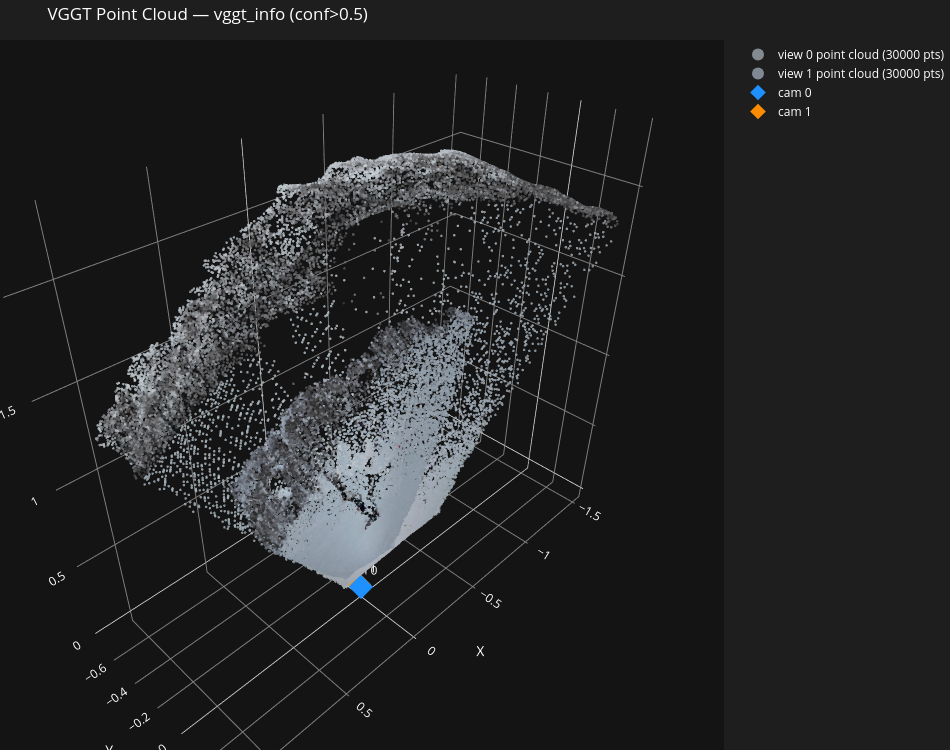

The cell this chart's notebook holds for it:
### Code cell
# ---------- VGGT Point Cloud 可视化 ----------
# world_points: (2, H, W, 3) — 两个视角在 VGGT world 坐标系下的点云
# world_points_conf: (2, H, W) — 置信度，用于过滤噪点
# images: (2, 3, H, W) — RGB 图像，用于点云着色

import numpy as np
import plotly.graph_objects as go

# ---- 参数 ----
conf_threshold = 0.5          # 置信度阈值（0~1），越高点越少但越干净
max_points_per_view = 30000   # 每个视角最多显示多少点（随机采样，避免卡顿）
point_size = 1.5              # 点大小
rng_seed = 42                 # 固定随机种子，便于复现采样结果

rng = np.random.default_rng(rng_seed)

d = vggt_info
world_pts = d["world_points"]        # (2, H, W, 3)
world_conf = d["world_points_conf"]  # (2, H, W)
images = d["images"]                 # (2, 3, H, W), float32 in [0,1]

assert world_pts.ndim == 4 and world_pts.shape[-1] == 3, f"world_points shape 异常: {world_pts.shape}"
assert world_conf.shape == world_pts.shape[:3], f"world_points_conf shape 异常: {world_conf.shape}"
assert images.shape[0] == world_pts.shape[0] and images.shape[1] == 3, f"images shape 异常: {images.shape}"

fig_pc = go.Figure()
view_colors_fallback = ["dodgerblue", "darkorange"]

for v in range(world_pts.shape[0]):
    pts_v = world_pts[v]      # (H, W, 3)
    conf_v = world_conf[v]    # (H, W)
    img_v = images[v]         # (3, H, W)

    # 展平
    H, W = conf_v.shape
    pts_flat = pts_v.reshape(-1, 3)
    conf_flat = conf_v.reshape(-1)

    # 颜色: 转为 (H*W, 3) RGB [0,255]
    rgb_flat = (img_v.transpose(1, 2, 0).reshape(-1, 3) * 255).clip(0, 255).astype(np.uint8)

    # 置信度过滤
    mask = conf_flat > conf_threshold
    pts_ok = pts_flat[mask]
    rgb_ok = rgb_flat[mask]

    # 随机降采样
    if len(pts_ok) > max_points_per_view:
        idx = rng.choice(len(pts_ok), max_points_per_view, replace=False)
        pts_ok = pts_ok[idx]
        rgb_ok = rgb_ok[idx]

    # 构造颜色字符串
    colors_str = [f"rgb({r},{g},{b})" for r, g, b in rgb_ok]

    fig_pc.add_trace(go.Scatter3d(
        x=pts_ok[:, 0], y=pts_ok[:, 1], z=pts_ok[:, 2],
        mode="markers",
        marker=dict(size=point_size, color=colors_str, opacity=0.8),
        name=f"view {v} point cloud ({len(pts_ok)} pts)",
    ))

# 叠加相机位置（用 VGGT extrinsic 算相机中心）
ext = d["extrinsic"]  # (2, 3, 4)
R_ext = ext[:, :3, :3]  # (2,3,3)
t_ext = ext[:, :3, 3]   # (2,3)
cam_centers = -np.einsum("vij,vj->vi", R_ext.transpose(0, 2, 1), t_ext)  # (2,3)

for v, (cc, col) in enumerate(zip(cam_centers, view_colors_fallback)):
    fig_pc.add_trace(go.Scatter3d(
        x=[cc[0]], y=[cc[1]], z=[cc[2]],
        mode="markers+text",
        marker=dict(size=8, color=col, symbol="diamond"),
        text=[f"cam {v}"],
        textposition="top center",
        name=f"cam {v}",
    ))

file_tag = getattr(d, "filename", "vggt_info")
fig_pc.update_layout(
    title=f"VGGT Point Cloud — {file_tag.split('/')[-1]} (conf>{conf_threshold})",
    scene=dict(
        xaxis_title="X", yaxis_title="Y", zaxis_title="Z",
        aspectmode="data",
        bgcolor="rgb(20,20,20)",
        xaxis=dict(backgroundcolor="rgb(20,20,20)", gridcolor="gray"),
        yaxis=dict(backgroundcolor="rgb(20,20,20)", gridcolor="gray"),
        zaxis=dict(backgroundcolor="rgb(20,20,20)", gridcolor="gray"),
    ),
    paper_bgcolor="rgb(30,30,30)",
    font=dict(color="white"),
    legend=dict(itemsizing="constant"),
    margin=dict(l=0, r=0, b=0, t=40),
    width=950,
    height=750,
)
fig_pc.show()

print("Done.")
print(f"world_points shape: {world_pts.shape}")
print(f"camera centers (world):\n{cam_centers}")

### Figure 1 — Plotly figure (JSON) as saved in the notebook; plotly's stock layout.template omitted (floating-point values rounded to 4 significant figures; data arrays with more than 128 entries replaced by an {"elided": "..."} marker saying what was removed)
{"data": [{"marker": {"color": {"elided": "30000 str values"}, "opacity": 0.8, "size": 1.5}, "mode": "markers", "name": "view 0 point cloud (30000 pts)", "type": "scatter3d", "x": {"elided": "30000 float values"}, "y": {"elided": "30000 float values"}, "z": {"elided": "30000 float values"}}, {"marker": {"color": {"elided": "30000 str values"}, "opacity": 0.8, "size": 1.5}, "mode": "markers", "name": "view 1 point cloud (30000 pts)", "type": "scatter3d", "x": {"elided": "30000 float values"}, "y": {"elided": "30000 float values"}, "z": {"elided": "30000 float values"}}, {"marker": {"color": "dodgerblue", "size": 8, "symbol": "diamond"}, "mode": "markers+text", "name": "cam 0", "text": ["cam 0"], "textposition": "top center", "type": "scatter3d", "x": [2.647e-05], "y": [-3.096e-05], "z": [0.0001307]}, {"marker": {"color": "darkorange", "size": 8, "symbol": "diamond"}, "mode": "markers+text", "name": "cam 1", "text": ["cam 1"], "textposition": "top center", "type": "scatter3d", "x": [-0.008112], "y": [-0.02329], "z": [-0.006421]}], "layout": {"font": {"color": "white"}, "height": 750, "legend": {"itemsizing": "constant"}, "margin": {"b": 0, "l": 0, "r": 0, "t": 40}, "paper_bgcolor": "rgb(30,30,30)", "scene": {"aspectmode": "data", "bgcolor": "rgb(20,20,20)", "xaxis": {"backgroundcolor": "rgb(20,20,20)", "gridcolor": "gray", "title": {"text": "X"}}, "yaxis": {"backgroundcolor": "rgb(20,20,20)", "gridcolor": "gray", "title": {"text": "Y"}}, "zaxis": {"backgroundcolor": "rgb(20,20,20)", "gridcolor": "gray", "title": {"text": "Z"}}}, "title": {"text": "VGGT Point Cloud — vggt_info (conf>0.5)"}, "width": 950}}
